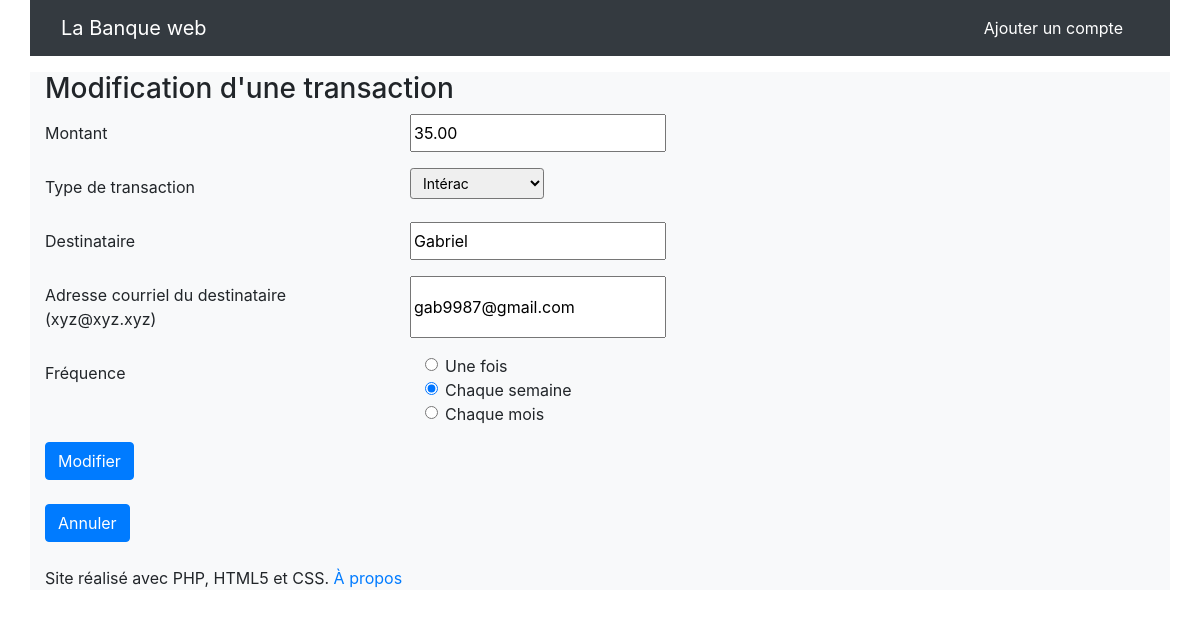
The page /index.php?action=modifier&id=14 on the database its author committed.
### tables this page shows
CREATE TABLE `transactions` (
  `id` int(11) NOT NULL,
  `montant` decimal(10,2) NOT NULL,
  `type_transaction` varchar(255) NOT NULL,
  `destinataire` varchar(255) NOT NULL,
  `courrielDestinataire` varchar(255) NOT NULL,
  `frequence` varchar(255) NOT NULL,
  `id_compte` int(11) NOT NULL
);

### Controleur/Controleur.php (called while the page is built, shortened)
<?php
require 'Modele/modele.php';
function modifier($id)
{
    $transaction = getTransaction($id);
    require 'Vue/vueModifier.php';
}

### Modele/modele.php (called while the page is built, shortened)
<?php
function getBdd()
{
    $bdd = new PDO('mysql:host=localhost;dbname=banque_web;charset=utf8', 'root', 'mysql', array(PDO::ATTR_ERRMODE => PDO::ERRMODE_EXCEPTION));
    return $bdd;
}
function getTransaction($id)
{
    $bdd = getBdd();
    $transaction = $bdd->prepare('select id, montant, type_transaction, destinataire, courrielDestinataire, frequence, id_compte from transactions where id=?');
    $transaction->execute(array($id));
    if ($transaction->rowCount() == 1)
        return $transaction->fetch();
    else
        throw new Exception("Aucune transaction ne correspond à l'identifiant '$id'");
    return $transaction;
}

### Vue/vueModifier.php (the view, shortened to what this page needs)
<article>
    <header>
        <p>
        <h3>
            Modification d'une transaction
        </h3>
    </header>
</article>
<form action="index.php?action=appliquerModification" method="post">
    <div>
        <div class="form-group row">
            <label for="montant" class="col-sm-4 col-form-label">Montant </label><input type="text" name="montant"
                                                                                        id="auto"
                                                                                        value="<?= $transaction['montant']; ?>"/>
        </div>
        <div class="form-group row">
            <label for="type_transaction" class="col-sm-4 col-form-label">Type de transaction </label>
            <select class="form-control-sm" name="type_transaction">
                <option value="Intérac" <?= $transaction['type_transaction'] == 'Intérac' ? ' selected="selected"' : ''; ?>>
                    Intérac
                </option>
            </select>
        </div>
        <div class="form-group row">
            <label for="destinataire" class="col-sm-4 col-form-label">Destinataire </label><input id="destinataire"
                                                                                                  name="destinataire"
                                                                                                  type="text"
                                                                                                  value="<?= $transaction['destinataire']; ?>"/>
        </div>
        <div class="form-group row">
            <label for="courrielDestinataire" class="col-sm-4 col-form-label">Adresse courriel du
                destinataire (xyz@xyz.xyz) </label><input id="courrielDestinataire"
                                                          name="courrielDestinataire"
                                                          type="text"
                                                          value="<?= $transaction['courrielDestinataire']; ?>"/>
            <div class="col-sm-3">
            </div>
        </div>
        <fieldset class="form-group">
            <div class="row">
                <label for="frequence" class="col-sm-4 col-form-label">Fréquence </label>
                <div class="col-sm-3">
                    <div class="form-check">
                        <input class="form-check-input" type="radio" name="frequence" value="Une fois" id="uneFois"
                            <?= $transaction['frequence'] == 'Une fois' ? ' checked="checked"' : ''; ?>/>
                        <label class="form-check-label" for="uneFois">Une fois</label>
                    </div>
                    <div class="form-check">
                        <input class="form-check-input" type="radio" name="frequence" value="Chaque semaine"
                               id="semaine" <?= $transaction['frequence'] == 'Chaque semaine' ? ' checked="checked"' : ''; ?>/>
                        <label class="form-check-label" for="semaine">Chaque semaine</label>
                    </div>
                    <div class="form-check ">
                        <input class="form-check-input" type="radio" name="frequence" value="Chaque mois"
                               id="mois" <?= $transaction['frequence'] == 'Chaque mois' ? ' checked="checked"' : ''; ?>/>
                        <label class="form-check-label" for="mois">Chaque mois</label>
                    </div>
                </div>
            </div>
        </fieldset>
        <input class="btn btn-primary" type="submit" value="Modifier"/>
    </div>
</form>
<br>
<form action="index.php" method="get">
    <input class="btn btn-primary" type="submit" value="Annuler"/>
</form>
<?php require 'Vue/gabarit.php'; ?>

### rows shown on the page
transactions: montant "35.00", type_transaction "Intérac", destinataire "Gabriel", courrielDestinataire "gab9987@gmail.com", frequence "☐ Une fois", frequence "☑ Chaque semaine", frequence "☐ Chaque mois"
